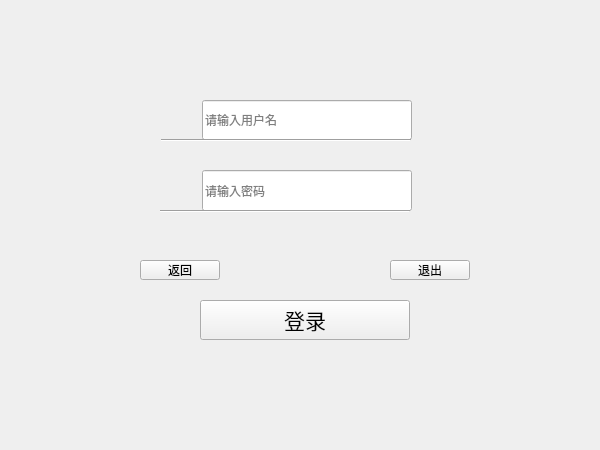
<?xml version="1.0" encoding="UTF-8"?>
<ui version="4.0">
 <class>Login</class>
 <widget class="QWidget" name="Login">
  <property name="geometry">
   <rect>
    <x>0</x>
    <y>0</y>
    <width>600</width>
    <height>450</height>
   </rect>
  </property>
  <property name="windowTitle">
   <string>登录</string>
  </property>
  <widget class="QPushButton" name="pushButton_2">
   <property name="geometry">
    <rect>
     <x>140</x>
     <y>260</y>
     <width>80</width>
     <height>20</height>
    </rect>
   </property>
   <property name="font">
    <font>
     <family>等线</family>
    </font>
   </property>
   <property name="cursor">
    <cursorShape>PointingHandCursor</cursorShape>
   </property>
   <property name="text">
    <string>返回</string>
   </property>
  </widget>
  <widget class="QPushButton" name="pushButton">
   <property name="geometry">
    <rect>
     <x>200</x>
     <y>300</y>
     <width>210</width>
     <height>40</height>
    </rect>
   </property>
   <property name="font">
    <font>
     <family>等线</family>
     <pointsize>16</pointsize>
    </font>
   </property>
   <property name="cursor">
    <cursorShape>PointingHandCursor</cursorShape>
   </property>
   <property name="text">
    <string>登录</string>
   </property>
  </widget>
  <widget class="QLineEdit" name="lineEdit_2">
   <property name="geometry">
    <rect>
     <x>202</x>
     <y>170</y>
     <width>210</width>
     <height>41</height>
    </rect>
   </property>
   <property name="echoMode">
    <enum>QLineEdit::Password</enum>
   </property>
   <property name="placeholderText">
    <string>请输入密码</string>
   </property>
   <property name="clearButtonEnabled">
    <bool>true</bool>
   </property>
  </widget>
  <widget class="QLineEdit" name="lineEdit">
   <property name="geometry">
    <rect>
     <x>202</x>
     <y>100</y>
     <width>210</width>
     <height>40</height>
    </rect>
   </property>
   <property name="inputMethodHints">
    <set>Qt::ImhNone</set>
   </property>
   <property name="placeholderText">
    <string>请输入用户名</string>
   </property>
   <property name="clearButtonEnabled">
    <bool>true</bool>
   </property>
  </widget>
  <widget class="Line" name="line">
   <property name="geometry">
    <rect>
     <x>161</x>
     <y>130</y>
     <width>250</width>
     <height>20</height>
    </rect>
   </property>
   <property name="orientation">
    <enum>Qt::Horizontal</enum>
   </property>
  </widget>
  <widget class="Line" name="line_2">
   <property name="geometry">
    <rect>
     <x>160</x>
     <y>201</y>
     <width>250</width>
     <height>20</height>
    </rect>
   </property>
   <property name="orientation">
    <enum>Qt::Horizontal</enum>
   </property>
  </widget>
  <widget class="QLabel" name="label">
   <property name="geometry">
    <rect>
     <x>157</x>
     <y>100</y>
     <width>40</width>
     <height>40</height>
    </rect>
   </property>
   <property name="text">
    <string/>
   </property>
   <property name="pixmap">
    <pixmap resource="images.qrc">:/img/images/user.png</pixmap>
   </property>
  </widget>
  <widget class="QLabel" name="label_2">
   <property name="geometry">
    <rect>
     <x>157</x>
     <y>170</y>
     <width>40</width>
     <height>40</height>
    </rect>
   </property>
   <property name="text">
    <string/>
   </property>
   <property name="pixmap">
    <pixmap resource="images.qrc">:/img/images/pass.png</pixmap>
   </property>
  </widget>
  <widget class="QPushButton" name="pushButton_3">
   <property name="geometry">
    <rect>
     <x>390</x>
     <y>260</y>
     <width>80</width>
     <height>20</height>
    </rect>
   </property>
   <property name="font">
    <font>
     <family>等线</family>
    </font>
   </property>
   <property name="cursor">
    <cursorShape>PointingHandCursor</cursorShape>
   </property>
   <property name="text">
    <string>退出</string>
   </property>
  </widget>
  <widget class="QLabel" name="label_3">
   <property name="geometry">
    <rect>
     <x>0</x>
     <y>0</y>
     <width>600</width>
     <height>451</height>
    </rect>
   </property>
   <property name="text">
    <string/>
   </property>
   <property name="pixmap">
    <pixmap resource="images.qrc">:/img/images/back2.jpg</pixmap>
   </property>
  </widget>
  <widget class="QLabel" name="label_4">
   <property name="geometry">
    <rect>
     <x>130</x>
     <y>70</y>
     <width>350</width>
     <height>300</height>
    </rect>
   </property>
   <property name="styleSheet">
    <string notr="true"/>
   </property>
   <property name="text">
    <string/>
   </property>
  </widget>
  <zorder>label_3</zorder>
  <zorder>label_4</zorder>
  <zorder>pushButton_2</zorder>
  <zorder>pushButton</zorder>
  <zorder>lineEdit_2</zorder>
  <zorder>lineEdit</zorder>
  <zorder>line</zorder>
  <zorder>line_2</zorder>
  <zorder>label</zorder>
  <zorder>label_2</zorder>
  <zorder>pushButton_3</zorder>
 </widget>
 <resources>
  <include location="images.qrc"/>
 </resources>
 <connections/>
</ui>
